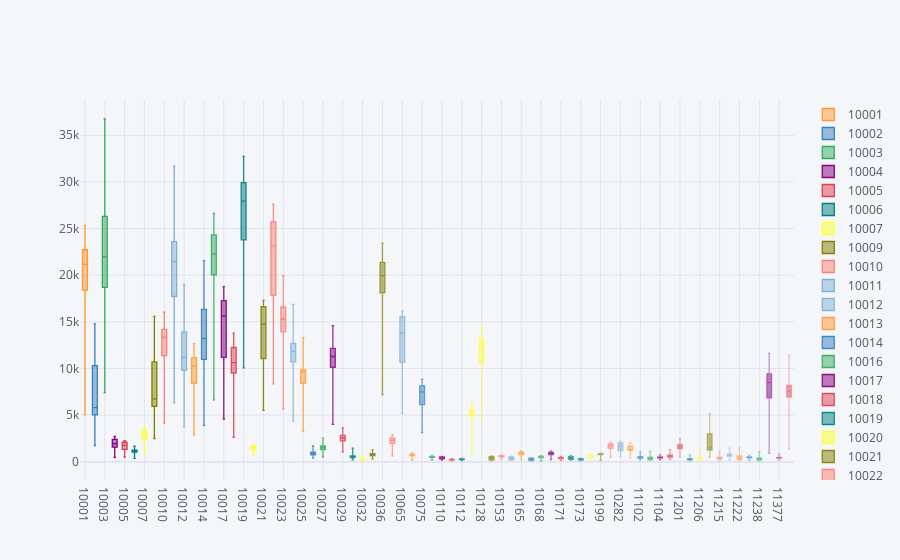

Notebook source saved alongside this figure:
### Code cell
# cufflinks => 드래그로 가능
filter_zip_daily_df.pivot_table('cnt', index='date', columns='zip_code').iplot(kind='box', x='zip_code')
